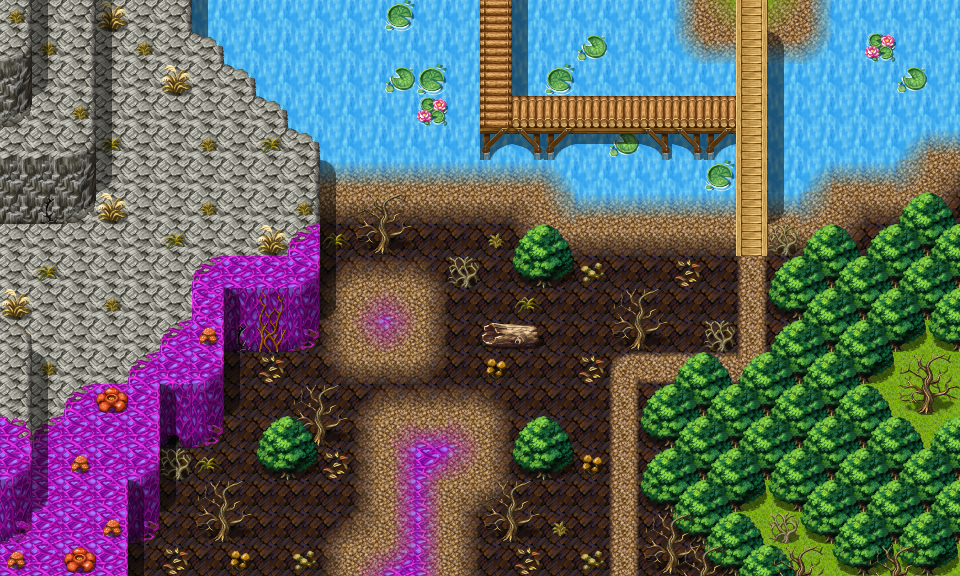

Below is a game level as drawn by its tile map, then a one-line description and the .tmx that defines it (tile-layer data replaced by summaries):
An orthogonal 30x18 tile map with 32x32 px tiles, 3 tile layers (Ground, Objects, Above), 1 hidden layer not drawn, 40 tilesets and 7 objects (5x spawn, 2x mapchange).

<map version="1.0" orientation="orthogonal" width="30" height="18" tilewidth="32" tileheight="32">
 <properties>
  <property name="outdoors" value="1" />
 </properties>
 <tileset firstgid="1" name="map_bed_1" tilewidth="32" tileheight="32">
  <image source="../drawable/map_bed_1.png" width="512" height="256" />
 </tileset>
 <tileset firstgid="129" name="map_border_1" tilewidth="32" tileheight="32">
  <image source="../drawable/map_border_1.png" width="512" height="256" />
 </tileset>
 <tileset firstgid="257" name="map_bridge_1" tilewidth="32" tileheight="32">
  <image source="../drawable/map_bridge_1.png" width="512" height="256" />
 </tileset>
 <tileset firstgid="385" name="map_broken_1" tilewidth="32" tileheight="32">
  <image source="../drawable/map_broken_1.png" width="512" height="256" />
 </tileset>
 <tileset firstgid="513" name="map_cavewall_1" tilewidth="32" tileheight="32">
  <image source="../drawable/map_cavewall_1.png" width="576" height="192" />
 </tileset>
 <tileset firstgid="621" name="map_cavewall_2" tilewidth="32" tileheight="32">
  <image source="../drawable/map_cavewall_2.png" width="576" height="192" />
 </tileset>
 <tileset firstgid="729" name="map_cavewall_3" tilewidth="32" tileheight="32">
  <image source="../drawable/map_cavewall_3.png" width="576" height="192" />
 </tileset>
 <tileset firstgid="837" name="map_chair_table_1" tilewidth="32" tileheight="32">
  <image source="../drawable/map_chair_table_1.png" width="512" height="256" />
 </tileset>
 <tileset firstgid="965" name="map_crate_1" tilewidth="32" tileheight="32">
  <image source="../drawable/map_crate_1.png" width="512" height="256" />
 </tileset>
 <tileset firstgid="1093" name="map_cupboard_1" tilewidth="32" tileheight="32">
  <image source="../drawable/map_cupboard_1.png" width="512" height="256" />
 </tileset>
 <tileset firstgid="1221" name="map_curtain_1" tilewidth="32" tileheight="32">
  <image source="../drawable/map_curtain_1.png" width="512" height="256" />
 </tileset>
 <tileset firstgid="1349" name="map_entrance_1" tilewidth="32" tileheight="32">
  <image source="../drawable/map_entrance_1.png" width="512" height="256" />
 </tileset>
 <tileset firstgid="1477" name="map_fence_1" tilewidth="32" tileheight="32">
  <image source="../drawable/map_fence_1.png" width="512" height="256" />
 </tileset>
 <tileset firstgid="1605" name="map_fence_2" tilewidth="32" tileheight="32">
  <image source="../drawable/map_fence_2.png" width="512" height="256" />
 </tileset>
 <tileset firstgid="1733" name="map_ground_1" tilewidth="32" tileheight="32">
  <image source="../drawable/map_ground_1.png" width="512" height="256" />
 </tileset>
 <tileset firstgid="1861" name="map_ground_2" tilewidth="32" tileheight="32">
  <image source="../drawable/map_ground_2.png" width="512" height="256" />
 </tileset>
 <tileset firstgid="1989" name="map_ground_3" tilewidth="32" tileheight="32">
  <image source="../drawable/map_ground_3.png" width="512" height="256" />
 </tileset>
 <tileset firstgid="2117" name="map_ground_4" tilewidth="32" tileheight="32">
  <image source="../drawable/map_ground_4.png" width="512" height="256" />
 </tileset>
 <tileset firstgid="2245" name="map_ground_5" tilewidth="32" tileheight="32">
  <image source="../drawable/map_ground_5.png" width="512" height="256" />
 </tileset>
 <tileset firstgid="2373" name="map_ground_6" tilewidth="32" tileheight="32">
  <image source="../drawable/map_ground_6.png" width="512" height="256" />
 </tileset>
 <tileset firstgid="2501" name="map_ground_7" tilewidth="32" tileheight="32">
  <image source="../drawable/map_ground_7.png" width="512" height="256" />
 </tileset>
 <tileset firstgid="2629" name="map_ground_8" tilewidth="32" tileheight="32">
  <image source="../drawable/map_ground_8.png" width="512" height="256" />
 </tileset>
 <tileset firstgid="2757" name="map_indoor_1" tilewidth="32" tileheight="32">
  <image source="../drawable/map_indoor_1.png" width="512" height="256" />
 </tileset>
 <tileset firstgid="2885" name="map_kitchen_1" tilewidth="32" tileheight="32">
  <image source="../drawable/map_kitchen_1.png" width="512" height="256" />
 </tileset>
 <tileset firstgid="3013" name="map_outdoor_1" tilewidth="32" tileheight="32">
  <image source="../drawable/map_outdoor_1.png" width="512" height="256" />
 </tileset>
 <tileset firstgid="3141" name="map_pillar_1" tilewidth="32" tileheight="32">
  <image source="../drawable/map_pillar_1.png" width="512" height="256" />
 </tileset>
 <tileset firstgid="3269" name="map_plant_1" tilewidth="32" tileheight="32">
  <image source="../drawable/map_plant_1.png" width="512" height="256" />
 </tileset>
 <tileset firstgid="3397" name="map_rock_1" tilewidth="32" tileheight="32">
  <image source="../drawable/map_rock_1.png" width="512" height="256" />
 </tileset>
 <tileset firstgid="3525" name="map_roof_1" tilewidth="32" tileheight="32">
  <image source="../drawable/map_roof_1.png" width="512" height="256" />
 </tileset>
 <tileset firstgid="3653" name="map_roof_2" tilewidth="32" tileheight="32">
  <image source="../drawable/map_roof_2.png" width="512" height="256" />
 </tileset>
 <tileset firstgid="3781" name="map_shop_1" tilewidth="32" tileheight="32">
  <image source="../drawable/map_shop_1.png" width="512" height="256" />
 </tileset>
 <tileset firstgid="3909" name="map_sign_ladder_1" tilewidth="32" tileheight="32">
  <image source="../drawable/map_sign_ladder_1.png" width="512" height="256" />
 </tileset>
 <tileset firstgid="4037" name="map_table_1" tilewidth="32" tileheight="32">
  <image source="../drawable/map_table_1.png" width="512" height="256" />
 </tileset>
 <tileset firstgid="4165" name="map_trail_1" tilewidth="32" tileheight="32">
  <image source="../drawable/map_trail_1.png" width="512" height="256" />
 </tileset>
 <tileset firstgid="4293" name="map_tree_1" tilewidth="32" tileheight="32">
  <image source="../drawable/map_tree_1.png" width="512" height="256" />
 </tileset>
 <tileset firstgid="4421" name="map_wall_1" tilewidth="32" tileheight="32">
  <image source="../drawable/map_wall_1.png" width="512" height="256" />
 </tileset>
 <tileset firstgid="4549" name="map_wall_2" tilewidth="32" tileheight="32">
  <image source="../drawable/map_wall_2.png" width="480" height="256" />
 </tileset>
 <tileset firstgid="4669" name="map_wall_3" tilewidth="32" tileheight="32">
  <image source="../drawable/map_wall_3.png" width="480" height="256" />
 </tileset>
 <tileset firstgid="4789" name="map_window_1" tilewidth="32" tileheight="32">
  <image source="../drawable/map_window_1.png" width="512" height="256" />
 </tileset>
 <tileset firstgid="4917" name="map_window_2" tilewidth="32" tileheight="32">
  <image source="../drawable/map_window_2.png" width="512" height="256" />
 </tileset>
 <layer name="Ground" width="30" height="18">
  <data>[540 cells, 540 non-empty, 25 distinct tile ids]</data>
 </layer>
 <layer name="Objects" width="30" height="18">
  <data>[540 cells, 248 non-empty, 51 distinct tile ids]</data>
 </layer>
 <layer name="Above" width="30" height="18">
  <data>[540 cells, 81 non-empty, 10 distinct tile ids]</data>
 </layer>
 <layer name="Walkable" width="30" height="18" visible="0">
  <data>[540 cells, 386 non-empty, 1 distinct tile ids]</data>
 </layer>
 <objectgroup name="Mapevents" visible="0">
  <object name="north1" type="mapchange" x="480" y="0" width="32" height="32">
   <properties>
    <property name="map" value="waterway9" />
    <property name="place" value="south1" />
   </properties>
  </object>
  <object name="north2" type="mapchange" x="704" y="0" width="96" height="32">
   <properties>
    <property name="map" value="waterway9" />
    <property name="place" value="south2" />
   </properties>
  </object>
 </objectgroup>
 <objectgroup name="Spawn" visible="0">
  <!-- 5 objects omitted --></objectgroup>
 <objectgroup name="Keys" />
</map>
<!-- 5 of 7 objects omitted -->
